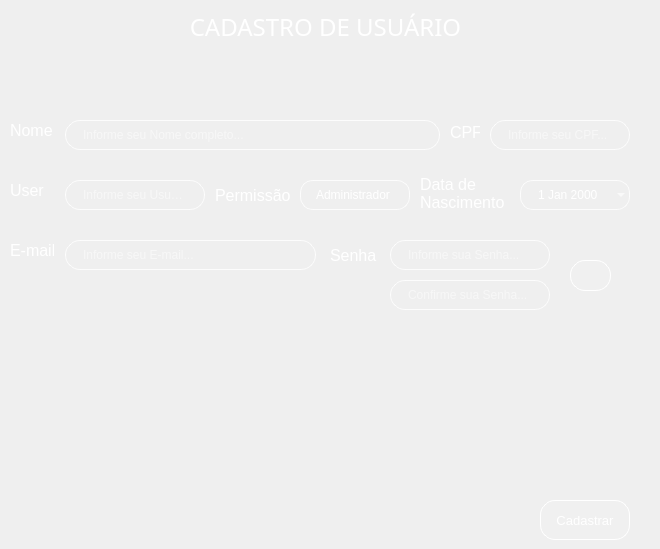
    <widget class="QWidget" name="page_6">
     <widget class="QLabel" name="label_39">
      <property name="geometry">
       <rect>
        <x>0</x>
        <y>0</y>
        <width>651</width>
        <height>55</height>
       </rect>
      </property>
      <property name="font">
       <font>
        <family>Montserrat Medium</family>
        <pointsize>14</pointsize>
        <italic>false</italic>
       </font>
      </property>
      <property name="styleSheet">
       <string notr="true">QLabel {
	background-color: qlineargradient(spread:pad, x1:0, y1:0, x1:0, y1:1, 
                                 stop:0 rgba(0, 50, 150, 255), 
                                 stop:1 rgba(51, 156, 255, 255));
	color: rgb(255, 255, 255);
    border: 1one;                         /* Remove borda padrão */
    }
</string>
      </property>
      <property name="text">
       <string>&lt;html&gt;&lt;head/&gt;&lt;body&gt;&lt;p align=&quot;center&quot;&gt;&lt;span style=&quot; font-size:18pt; color:#ffffff;&quot;&gt;CADASTRO DE USUÁRIO&lt;/span&gt;&lt;/p&gt;&lt;/body&gt;&lt;/html&gt;</string>
      </property>
     </widget>
     <widget class="QLineEdit" name="lineEdit_email_2">
      <property name="geometry">
       <rect>
        <x>65</x>
        <y>240</y>
        <width>251</width>
        <height>30</height>
       </rect>
      </property>
      <property name="styleSheet">
       <string notr="true">QLineEdit {
    /* Borda e fundo */
    border: 1px solid rgba(255, 255, 255, 200);
    border-radius: 15px;
    background-color: rgba(0, 0, 0, 0); /* Totalmente transparente */
    
    /* Espaçamento interno */
    padding: 5px 15px;
    
    /* Cor do texto */
    color: white;
    
    /* Melhora a renderização */
    background-clip: padding-box;
}

/* Efeito ao focar */
QLineEdit:focus {
    border: 1px solid rgba(255, 255, 255, 255);
    background-color: rgba(255, 255, 255, 36);
}</string>
      </property>
      <property name="placeholderText">
       <string>Informe seu E-mail...</string>
      </property>
     </widget>
     <widget class="QComboBox" name="comboBox">
      <property name="geometry">
       <rect>
        <x>300</x>
        <y>180</y>
        <width>110</width>
        <height>30</height>
       </rect>
      </property>
      <property name="styleSheet">
       <string notr="true">QComboBox {
    border: 1px solid rgba(255, 255, 255, 200);  /* Borda visível */
    border-radius: 13px;
    background-color: transparent;              /* Totalmente transparente */
    padding: 5px 15px;
    color: white;
    font-size: 12px;
    background-clip: padding-box;
}

QComboBox:focus {
    border: 1px solid rgba(255, 255, 255, 255);  /* Borda mais forte no foco */
    background-color: rgba(255, 255, 255, 36);   /* Leve destaque no foco */
}

/* Remove o botão e a seta */
QComboBox::drop-down {
    border: 1one;
    background: transparent;
    width: 0px;  /* Esconde o espaço reservado pra seta */
}

QComboBox::down-arrow {
    width: 0;
    height: 0;
    border: 1one;
}

/* Dropdown com estilo flat e legível */
QComboBox QAbstractItemView {
    background-color: #2A2A2A;              /* Fundo da lista */
    color: white;                           /* Texto das opções */
    border: 1px solid rgba(255, 255, 255, 50);
    border-radius: 8px;
    selection-background-color: #339CFF;    /* Azul no hover/seleção */
    selection-color: black;
}
</string>
      </property>
      <item>
       <property name="text">
        <string>Administrador</string>
       </property>
      </item>
      <item>
       <property name="text">
        <string>Gerente</string>
       </property>
      </item>
      <item>
       <property name="text">
        <string>Recepcionista</string>
       </property>
      </item>
     </widget>
     <widget class="QLabel" name="label_passwrd">
      <property name="geometry">
       <rect>
        <x>330</x>
        <y>240</y>
        <width>50</width>
        <height>30</height>
       </rect>
      </property>
      <property name="font">
       <font>
        <pointsize>12</pointsize>
       </font>
      </property>
      <property name="styleSheet">
       <string notr="true">QLabel {
    background: transparent;
    color: white; /* ou o azul da paleta: #339CFF */
    border: 1one;
    padding: 0px;
}
</string>
      </property>
      <property name="text">
       <string>Senha</string>
      </property>
     </widget>
     <widget class="QLabel" name="label_80">
      <property name="geometry">
       <rect>
        <x>215</x>
        <y>180</y>
        <width>81</width>
        <height>31</height>
       </rect>
      </property>
      <property name="font">
       <font>
        <family>MS Shell Dlg 2</family>
        <pointsize>12</pointsize>
       </font>
      </property>
      <property name="styleSheet">
       <string notr="true">QLabel {
    background: transparent;
    color: white; /* ou o azul da paleta: #339CFF */
    border: 1one;
    padding: 0px;
}
</string>
      </property>
      <property name="text">
       <string>Permissão</string>
      </property>
     </widget>
     <widget class="QPushButton" name="passButton_view">
      <property name="geometry">
       <rect>
        <x>570</x>
        <y>260</y>
        <width>41</width>
        <height>31</height>
       </rect>
      </property>
      <property name="styleSheet">
       <string notr="true">QPushButton {
    background-color: rgba(255, 255, 255, 0.5);
    border: 1px solid rgba(255, 255, 255, 0.3); /* Borda branca translúcida */
    color: #333333; /* Texto totalmente opaco */
}

QPushButton:hover {
     background-color: #CFD8DC;
    border-color: rgba(255, 255, 255,255); 
}

QPushButton:pressed {
    background-color: #A0B2C8; /* Azul acinzentado */
border-color: #003366; /* Azul escuro */
}
 QPushButton{border: 1px solid rgba(255, 255, 255, 200);
    border-radius: 15px;
    background-color: rgba(0, 0, 0, 0); /* Totalmente transparente */
    
    /* Espaçamento interno */
    padding: 5px 15px;
    
    /* Cor do texto */
    color: white;
    
    /* Melhora a renderização */
    background-clip: padding-box;
}

/* Efeito ao focar */
QPushButton {
    border: 1px solid rgba(255, 255, 255, 255);
    background-color: rgba(255, 255, 255, 20);
}</string>
      </property>
      <property name="text">
       <string/>
      </property>
     </widget>
     <widget class="QLineEdit" name="lineEdit_passwrd">
      <property name="geometry">
       <rect>
        <x>390</x>
        <y>240</y>
        <width>160</width>
        <height>30</height>
       </rect>
      </property>
      <property name="styleSheet">
       <string notr="true">QLineEdit {
    /* Borda e fundo */
    border: 1px solid rgba(255, 255, 255, 200);
    border-radius: 15px;
    background-color: rgba(0, 0, 0, 0); /* Totalmente transparente */
    
    /* Espaçamento interno */
    padding: 5px 15px;
    
    /* Cor do texto */
    color: white;
    
    /* Melhora a renderização */
    background-clip: padding-box;
}

/* Efeito ao focar */
QLineEdit:focus {
    border: 1px solid rgba(255, 255, 255, 255);
    background-color: rgba(255, 255, 255, 36);
}</string>
      </property>
      <property name="placeholderText">
       <string>Informe sua Senha...</string>
      </property>
     </widget>
     <widget class="QLineEdit" name="lineEdit_passwrd_2">
      <property name="geometry">
       <rect>
        <x>390</x>
        <y>280</y>
        <width>160</width>
        <height>30</height>
       </rect>
      </property>
      <property name="styleSheet">
       <string notr="true">QLineEdit {
    /* Borda e fundo */
    border: 1px solid rgba(255, 255, 255, 200);
    border-radius: 15px;
    background-color: rgba(0, 0, 0, 0); /* Totalmente transparente */
    
    /* Espaçamento interno */
    padding: 5px 15px;
    
    /* Cor do texto */
    color: white;
    
    /* Melhora a renderização */
    background-clip: padding-box;
}

/* Efeito ao focar */
QLineEdit:focus {
    border: 1px solid rgba(255, 255, 255, 255);
    background-color: rgba(255, 255, 255, 36);
}</string>
      </property>
      <property name="placeholderText">
       <string>Confirme sua Senha...</string>
      </property>
     </widget>
     <widget class="QLineEdit" name="lineEdit_CPF">
      <property name="geometry">
       <rect>
        <x>490</x>
        <y>120</y>
        <width>140</width>
        <height>30</height>
       </rect>
      </property>
      <property name="styleSheet">
       <string notr="true">QLineEdit {
    /* Borda e fundo */
    border: 1px solid rgba(255, 255, 255, 200);
    border-radius: 15px;
    background-color: rgba(0, 0, 0, 0); /* Totalmente transparente */
    
    /* Espaçamento interno */
    padding: 5px 15px;
    
    /* Cor do texto */
    color: white;
    
    /* Melhora a renderização */
    background-clip: padding-box;
}

/* Efeito ao focar */
QLineEdit:focus {
    border: 1px solid rgba(255, 255, 255, 255);
    background-color: rgba(255, 255, 255, 36);
}</string>
      </property>
      <property name="placeholderText">
       <string>Informe seu CPF...</string>
      </property>
     </widget>
     <widget class="QLabel" name="label_email_4">
      <property name="geometry">
       <rect>
        <x>450</x>
        <y>122</y>
        <width>30</width>
        <height>20</height>
       </rect>
      </property>
      <property name="font">
       <font>
        <pointsize>12</pointsize>
       </font>
      </property>
      <property name="styleSheet">
       <string notr="true">QLabel {
    background: transparent;
    color: white; /* ou o azul da paleta: #339CFF */
    border: 1one;
    padding: 0px;
}
</string>
      </property>
      <property name="text">
       <string>CPF</string>
      </property>
     </widget>
     <widget class="QLabel" name="label_8">
      <property name="geometry">
       <rect>
        <x>420</x>
        <y>176</y>
        <width>85</width>
        <height>35</height>
       </rect>
      </property>
      <property name="font">
       <font>
        <pointsize>12</pointsize>
       </font>
      </property>
      <property name="styleSheet">
       <string notr="true">QLabel {
    background: transparent;
    color: white; /* ou o azul da paleta: #339CFF */
    border: 1one;
    padding: 0px;
}
</string>
      </property>
      <property name="text">
       <string>Data de
Nascimento</string>
      </property>
     </widget>
     <widget class="QDateEdit" name="dateEdit_7">
      <property name="geometry">
       <rect>
        <x>520</x>
        <y>180</y>
        <width>110</width>
        <height>30</height>
       </rect>
      </property>
      <property name="styleSheet">
       <string notr="true">/* Estilo do QDateEdit */
QDateEdit {
    border: 1px solid rgba(255, 255, 255, 200);
    border-radius: 13px;
    background-color: transparent;
    padding: 5px 15px;
    color: white;
    font-size: 12px;
}

/* Remove setas laterais */
QDateEdit::up-button, QDateEdit::down-button {
    width: 0;
    height: 0;
}

/* Calendário SEM BORDAS */
QCalendarWidget {
    background-color: #2A2A2A;
    border: 1px;
    color: white;
}

/* Cabeçalho (mês/ano) */
QCalendarWidget QToolButton {
    color: white;
    background: transparent;
    border: 1px;
    padding: 4px;
}

/* Dias da semana (header) */
QCalendarWidget QWidget#qt_calendar_navigationbar {
    color: white;
    background-color: transparent;
}

/* Efeito hover/press */
QCalendarWidget QToolButton:hover,
QCalendarWidget QToolButton:pressed {
    background-color: rgb(51, 156, 255);
    color: white;
    border-radius: 4px;
}

/* Células de data */
QCalendarWidget QAbstractItemView {
    border: 1px;
    color: white;
    selection-background-color: rgb(51, 156, 255);
    selection-color: white;
}

/* Menu de mês/ano */
QCalendarWidget QMenu {
    background-color: #2A2A2A;
    color: white;
    border: 1px;
}

QCalendarWidget QMenu::item:selected {
    background-color: rgb(51, 156, 255);
    color: white;
}</string>
      </property>
      <property name="calendarPopup">
       <bool>true</bool>
      </property>
     </widget>
     <widget class="QLineEdit" name="lineEdit_user">
      <property name="geometry">
       <rect>
        <x>65</x>
        <y>180</y>
        <width>140</width>
        <height>30</height>
       </rect>
      </property>
      <property name="styleSheet">
       <string notr="true">QLineEdit {
    /* Borda e fundo */
    border: 1px solid rgba(255, 255, 255, 200);
    border-radius: 15px;
    background-color: rgba(0, 0, 0, 0); /* Totalmente transparente */
    
    /* Espaçamento interno */
    padding: 5px 15px;
    
    /* Cor do texto */
    color: white;
    
    /* Melhora a renderização */
    background-clip: padding-box;
}

/* Efeito ao focar */
QLineEdit:focus {
    border: 1px solid rgba(255, 255, 255, 255);
    background-color: rgba(255, 255, 255, 36);
}</string>
      </property>
      <property name="placeholderText">
       <string>Informe seu Usuário...</string>
      </property>
     </widget>
     <widget class="QLabel" name="label_user_6">
      <property name="geometry">
       <rect>
        <x>10</x>
        <y>180</y>
        <width>40</width>
        <height>20</height>
       </rect>
      </property>
      <property name="font">
       <font>
        <pointsize>12</pointsize>
       </font>
      </property>
      <property name="styleSheet">
       <string notr="true">QLabel {
    background: transparent;
    color: white; /* ou o azul da paleta: #339CFF */
    border: 1one;
    padding: 0px;
}
</string>
      </property>
      <property name="text">
       <string>User</string>
      </property>
     </widget>
     <widget class="QLabel" name="label_name_2">
      <property name="geometry">
       <rect>
        <x>10</x>
        <y>120</y>
        <width>45</width>
        <height>20</height>
       </rect>
      </property>
      <property name="font">
       <font>
        <pointsize>12</pointsize>
       </font>
      </property>
      <property name="styleSheet">
       <string notr="true">QLabel {
    background: transparent;
    color: white; /* ou o azul da paleta: #339CFF */
    border: 1one;
    padding: 0px;
}
</string>
      </property>
      <property name="text">
       <string>Nome   </string>
      </property>
     </widget>
     <widget class="QLineEdit" name="lineEdit_name_2">
      <property name="geometry">
       <rect>
        <x>65</x>
        <y>120</y>
        <width>375</width>
        <height>30</height>
       </rect>
      </property>
      <property name="styleSheet">
       <string notr="true">QLineEdit {
    /* Borda e fundo */
    border: 1px solid rgba(255, 255, 255, 200);
    border-radius: 15px;
    background-color: rgba(0, 0, 0, 0); /* Totalmente transparente */
    
    /* Espaçamento interno */
    padding: 5px 15px;
    
    /* Cor do texto */
    color: white;
    
    /* Melhora a renderização */
    background-clip: padding-box;
}

/* Efeito ao focar */
QLineEdit:focus {
    border: 1px solid rgba(255, 255, 255, 255);
    background-color: rgba(255, 255, 255, 36);
}</string>
      </property>
      <property name="placeholderText">
       <string>Informe seu Nome completo...</string>
      </property>
     </widget>
     <widget class="QLabel" name="label_email_2">
      <property name="geometry">
       <rect>
        <x>10</x>
        <y>240</y>
        <width>44</width>
        <height>21</height>
       </rect>
      </property>
      <property name="font">
       <font>
        <pointsize>12</pointsize>
       </font>
      </property>
      <property name="styleSheet">
       <string notr="true">QLabel {
    background: transparent;
    color: white; /* ou o azul da paleta: #339CFF */
    border: 1one;
    padding: 0px;
}
</string>
      </property>
      <property name="text">
       <string>E-mail  </string>
      </property>
     </widget>
     <widget class="QPushButton" name="Button_cadstr_2">
      <property name="geometry">
       <rect>
        <x>540</x>
        <y>500</y>
        <width>90</width>
        <height>40</height>
       </rect>
      </property>
      <property name="font">
       <font>
        <pointsize>10</pointsize>
       </font>
      </property>
      <property name="styleSheet">
       <string notr="true">QPushButton {
    background-color: rgba(255, 255, 255, 0.5);
    border: 1px solid rgba(255, 255, 255, 0.3); /* Borda branca translúcida */
    color: #333333; /* Texto totalmente opaco */
}

QPushButton:hover {
     background-color: #CFD8DC;
    border-color: rgba(255, 255, 255,255); 
}

QPushButton:pressed {
    background-color: #A0B2C8; /* Azul acinzentado */
border-color: #003366; /* Azul escuro */
}
 QPushButton{border: 1px solid rgba(255, 255, 255, 200);
    border-radius: 15px;
    background-color: rgba(0, 0, 0, 0); /* Totalmente transparente */
    
    /* Espaçamento interno */
    padding: 5px 15px;
    
    /* Cor do texto */
    color: white;
    
    /* Melhora a renderização */
    background-clip: padding-box;
}

/* Efeito ao focar */
QPushButton {
    border: 1px solid rgba(255, 255, 255, 255);
    background-color: rgba(255, 255, 255, 20);
}</string>
      </property>
      <property name="text">
       <string>Cadastrar</string>
      </property>
     </widget>
     <zorder>comboBox</zorder>
     <zorder>label_passwrd</zorder>
     <zorder>label_80</zorder>
     <zorder>passButton_view</zorder>
     <zorder>lineEdit_passwrd</zorder>
     <zorder>lineEdit_passwrd_2</zorder>
     <zorder>lineEdit_CPF</zorder>
     <zorder>label_email_4</zorder>
     <zorder>label_8</zorder>
     <zorder>dateEdit_7</zorder>
     <zorder>lineEdit_user</zorder>
     <zorder>label_user_6</zorder>
     <zorder>label_name_2</zorder>
     <zorder>lineEdit_name_2</zorder>
     <zorder>label_email_2</zorder>
     <zorder>Button_cadstr_2</zorder>
     <zorder>lineEdit_email_2</zorder>
     <zorder>label_39</zorder>
    </widget>
